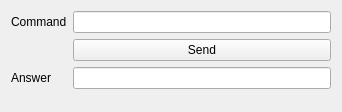
<?xml version="1.0" encoding="UTF-8"?>
<ui version="4.0">
 <class>CommunicationWidget</class>
 <widget class="QWidget" name="CommunicationWidget">
  <property name="geometry">
   <rect>
    <x>0</x>
    <y>0</y>
    <width>342</width>
    <height>112</height>
   </rect>
  </property>
  <property name="windowTitle">
   <string>CommunicationWidget</string>
  </property>
  <layout class="QFormLayout" name="formLayout">
   <item row="0" column="0">
    <widget class="QLabel" name="label">
     <property name="text">
      <string>Command</string>
     </property>
    </widget>
   </item>
   <item row="0" column="1">
    <widget class="QLineEdit" name="boxCommand"/>
   </item>
   <item row="1" column="1">
    <widget class="QPushButton" name="pushButtonSend">
     <property name="text">
      <string>Send</string>
     </property>
    </widget>
   </item>
   <item row="2" column="0">
    <widget class="QLabel" name="label_2">
     <property name="text">
      <string>Answer</string>
     </property>
    </widget>
   </item>
   <item row="2" column="1">
    <widget class="QLineEdit" name="boxAnswer"/>
   </item>
  </layout>
 </widget>
 <resources/>
 <connections/>
</ui>
